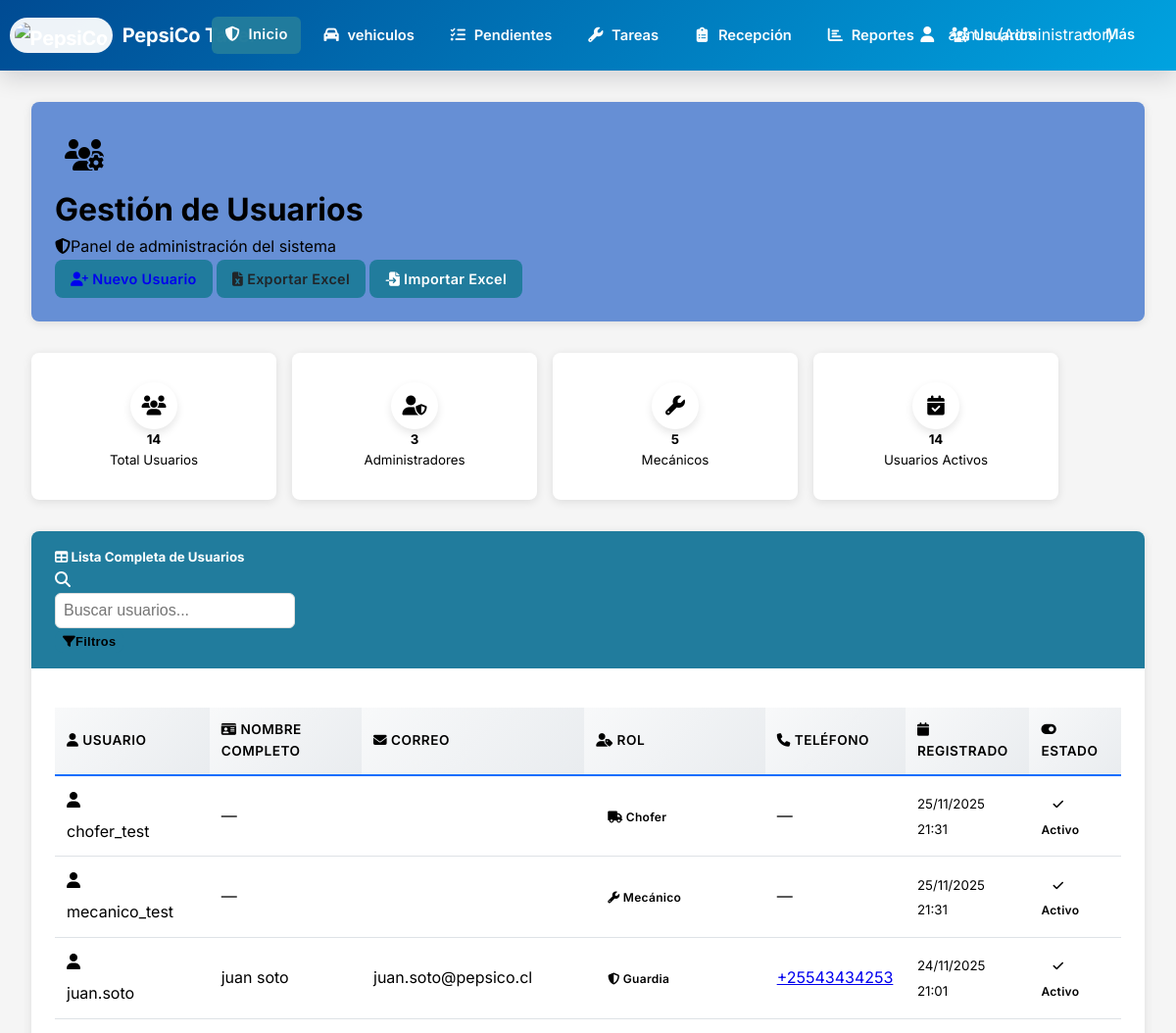
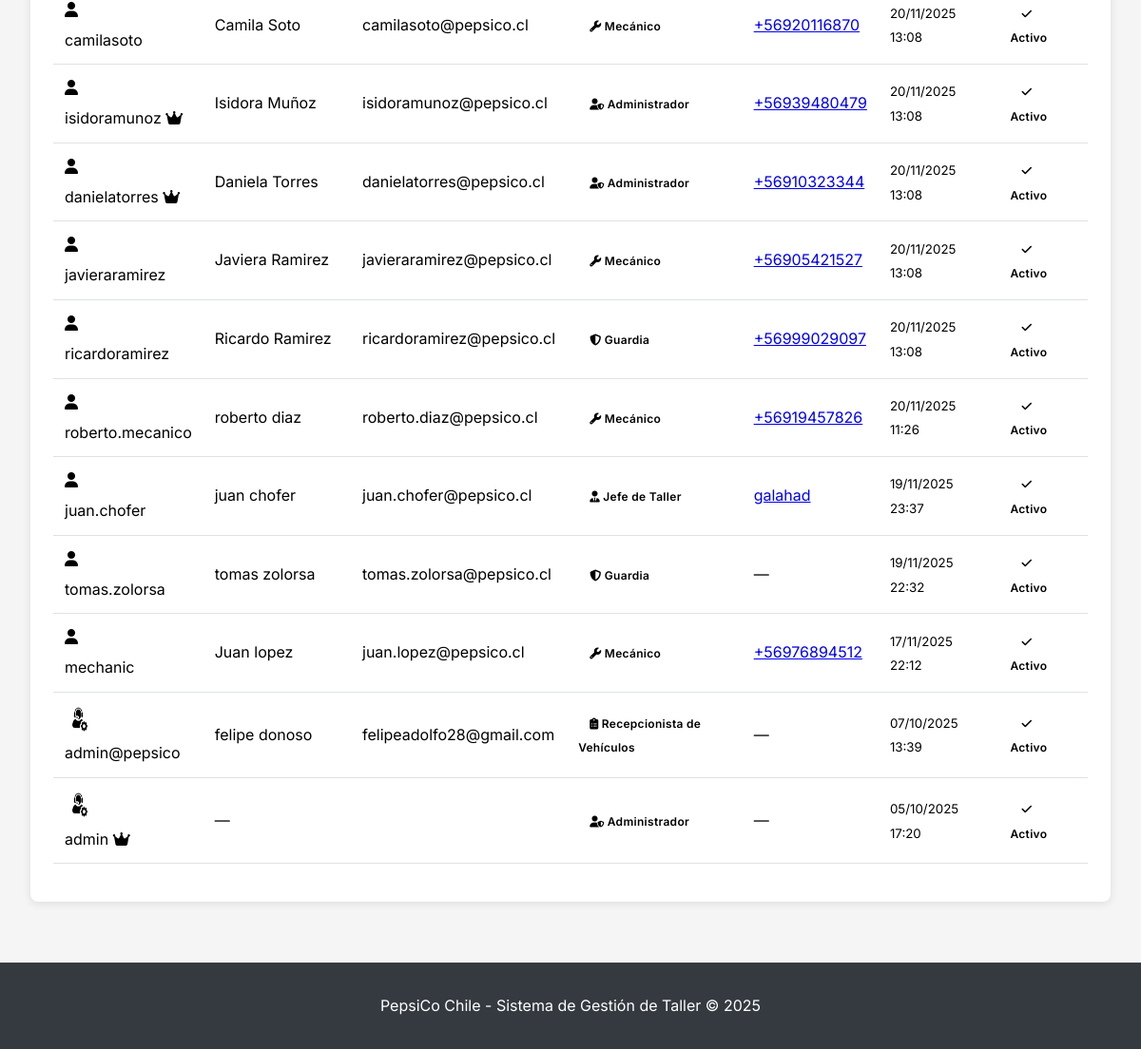
The app's page /usuarios/usuarios/ (signed in), older data (2 pictures, top to bottom).
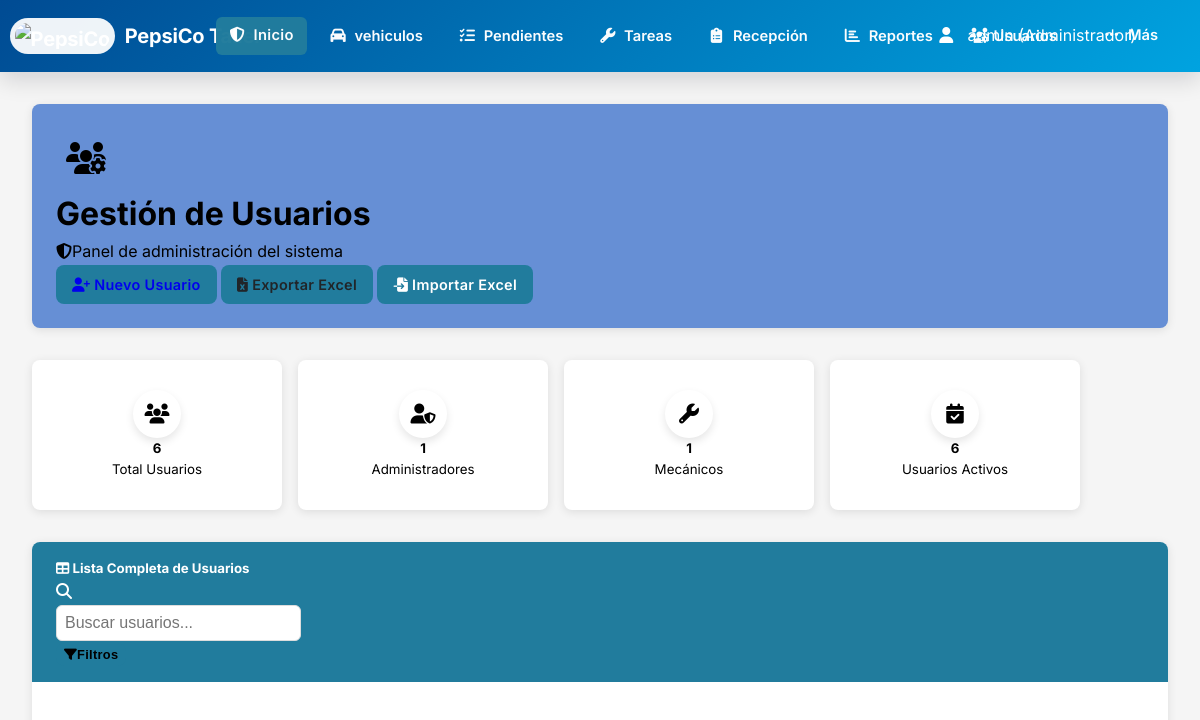
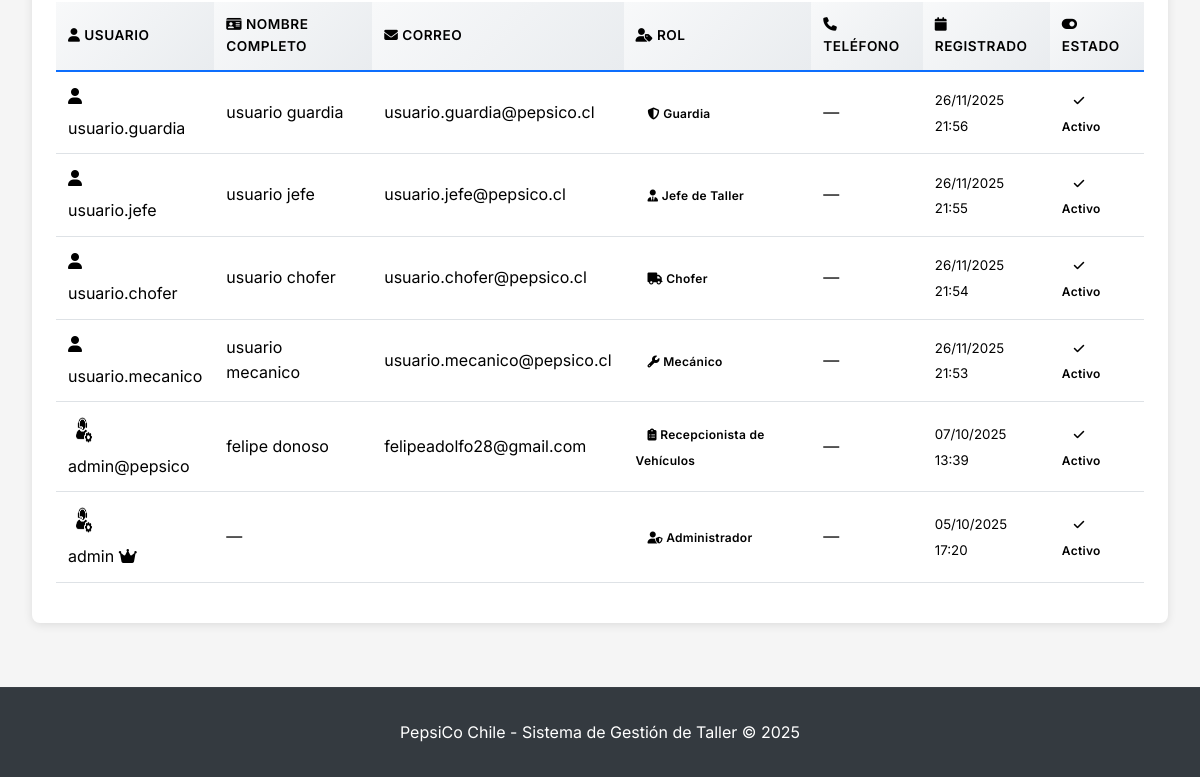
The same page, newer data (2 pictures, top to bottom).
### usuarios/models.py (models this page shows, shortened)
class Usuario(AbstractUser):
    ROLES = (
        ('admin', 'Administrador'),
        ('jefe_taller', 'Jefe de Taller'),
        ('mecanico', 'Mecánico'),
        ('chofer', 'Chofer'),
        ('vendedor', 'Vendedor/Preventista'),
        ('guardia', 'Guardia'),
        ('bodeguero', 'Bodeguero'),
        ('ehs', 'EHS'),
        ('recepcionista', 'Recepcionista de Vehículos'),
    )
    rol = models.CharField(max_length=30, choices=ROLES, default='mecanico')
    telefono = models.CharField(max_length=15, blank=True)
    fecha_creacion = models.DateTimeField(auto_now_add=True)
    foto_perfil = models.ImageField(upload_to='perfiles/', blank=True, null=True)

### usuarios/views.py (the view)
# urls.py: path('usuarios/', views.lista_usuarios, name='lista_usuarios'),
@login_required
def lista_usuarios(request):
    if not (request.user.is_superuser or request.user.rol == 'admin'):
        messages.error(request, 'No tienes permisos para acceder a esta sección.')
        return redirect('clinica_dashboard')
    usuarios = Usuario.objects.all().order_by('-date_joined')
    admin_count = Usuario.objects.filter(models.Q(rol='admin') | models.Q(is_superuser=True)).count()
    mecanicos_count = Usuario.objects.filter(rol='mecanico').count()
    active_count = Usuario.objects.filter(is_active=True).count()
    context = {
        'usuarios': usuarios,
        'admin_count': admin_count,
        'mecanicos_count': mecanicos_count,
        'active_count': active_count,
    }
    return render(request, 'usuarios/lista_usuarios.html', context)

### templates/usuarios/lista_usuarios.html (shortened to what the changed rows need)
{% extends 'base.html' %}
{% load static %}
{% block content %}
<div class="container-fluid py-4">
    <div class="row">
        <div class="col-12">
            <div class="card border-0 shadow-lg bg-gradient-primary text-white mb-4 overflow-hidden position-relative">
                <div class="card-body py-4 position-relative">
                    <div class="row align-items-center">
                        <div class="col-md-6">
                            <div class="d-flex align-items-center">
                                <div>
                                    <h1 class="mb-1 fw-bold">Gestión de Usuarios</h1>
                                </div>
                            </div>
                        </div>
                    </div>
                </div>
            </div>
            <div class="stats-grid mb-4" style="display:grid;grid-template-columns:repeat(4,250px);gap:1rem;justify-content:flex-start;align-items:stretch;">
                <div class="stats-item">
                    <div class="card border-0 shadow-sm" style="width:250px;height:150px;">
                        <div class="card-body p-3" style="display:flex;flex-direction:column;align-items:center;justify-content:center;height:100%;">
                            <div class="stats-icon-compact bg-primary bg-opacity-10 text-primary mb-2" style="width:48px;height:48px;display:flex;align-items:center;justify-content:center;border-radius:50%;"><i class="fas fa-users"></i></div>
                            <h5 class="fw-bold mb-0 text-primary">{{ usuarios|length }}</h5>
                            <small class="text-muted">Total Usuarios</small>
                        </div>
                    </div>
                </div>
                <div class="stats-item">
                    <div class="card border-0 shadow-sm" style="width:250px;height:150px;">
                        <div class="card-body p-3" style="display:flex;flex-direction:column;align-items:center;justify-content:center;height:100%;">
                            <div class="stats-icon-compact bg-success bg-opacity-10 text-success mb-2" style="width:48px;height:48px;display:flex;align-items:center;justify-content:center;border-radius:50%;"><i class="fas fa-user-shield"></i></div>
                            <h5 class="fw-bold mb-0 text-success">{{ admin_count }}</h5>
                            <small class="text-muted">Administradores</small>
                        </div>
                    </div>
                </div>
                <div class="stats-item">
                    <div class="card border-0 shadow-sm" style="width:250px;height:150px;">
                        <div class="card-body p-3" style="display:flex;flex-direction:column;align-items:center;justify-content:center;height:100%;">
                            <div class="stats-icon-compact bg-warning bg-opacity-10 text-warning mb-2" style="width:48px;height:48px;display:flex;align-items:center;justify-content:center;border-radius:50%;"><i class="fas fa-wrench"></i></div>
                            <h5 class="fw-bold mb-0 text-warning">{{ mecanicos_count }}</h5>
                            <small class="text-muted">Mecánicos</small>
                        </div>
                    </div>
                </div>
                <div class="stats-item">
                    <div class="card border-0 shadow-sm" style="width:250px;height:150px;">
                        <div class="card-body p-3" style="display:flex;flex-direction:column;align-items:center;justify-content:center;height:100%;">
                            <div class="stats-icon-compact bg-info bg-opacity-10 text-info mb-2" style="width:48px;height:48px;display:flex;align-items:center;justify-content:center;border-radius:50%;"><i class="fas fa-calendar-check"></i></div>
                            <h5 class="fw-bold mb-0 text-info">{{ active_count }}</h5>
                            <small class="text-muted">Usuarios Activos</small>
                        </div>
                    </div>
                </div>
            </div>
            <div class="card border-0 shadow-lg">
                <div class="card-body p-0">
                    <div class="table-responsive">
                        <table class="table table-hover mb-0" id="usersTable">
                            <thead class="table-light">
                                <tr>
                                    <th class="border-0 fw-bold">
                                        <i class="fas fa-user me-1"></i>
                                        Usuario
                                    </th>
                                    <th class="border-0 fw-bold">
                                        <i class="fas fa-id-card me-1"></i>
                                        Nombre Completo
                                    </th>
                                    <th class="border-0 fw-bold">
                                        <i class="fas fa-envelope me-1"></i>
                                        Correo
                                    </th>
                                    <th class="border-0 fw-bold">
                                        <i class="fas fa-user-tag me-1"></i>
                                        Rol
                                    </th>
                                    <th class="border-0 fw-bold">
                                        <i class="fas fa-phone me-1"></i>
                                        Teléfono
                                    </th>
                                    <th class="border-0 fw-bold">
                                        <i class="fas fa-calendar me-1"></i>
                                        Registrado
                                    </th>
                                    <th class="border-0 fw-bold text-center">
                                        <i class="fas fa-toggle-on me-1"></i>
                                        Estado
                                    </th>
                                </tr>
                            </thead>
                            <tbody>
                                {% for usuario in usuarios %}
                                <tr>
                                    <td class="align-middle">
                                        <div class="d-flex align-items-center">
                                            {% if usuario.foto_perfil %}
                                                <img src="{{ usuario.foto_perfil.url }}"
                                                     class="rounded-circle me-2"
                                                     width="32" height="32"
                                                     alt="Foto de {{ usuario.username }}">
                                            {% else %}
                                                <div class="bg-primary rounded-circle d-flex align-items-center justify-content-center me-2"
                                                     style="width: 32px; height: 32px;">
                                                    <i class="fas fa-user text-white fs-6"></i>
                                                </div>
                                            {% endif %}
                                            <div>
                                                <span class="fw-bold">{{ usuario.username }}</span>
                                                {% if usuario.is_superuser %}
                                                    <i class="fas fa-crown text-warning ms-1" title="Superusuario"></i>
                                                {% endif %}
                                            </div>
                                        </div>
                                    </td>
                                    <td class="align-middle">
                                        {{ usuario.get_full_name|default:"—" }}
                                    </td>
                                    <td class="align-middle">
                                        <span class="text-primary">{{ usuario.email }}</span>
                                    </td>
                                    <td class="align-middle">
                                        <span class="badge rounded-pill
                                        {% if usuario.rol == 'admin' %}bg-danger
                                        {% elif usuario.rol == 'jefe_taller' %}bg-warning text-dark
                                        {% elif usuario.rol == 'mecanico' %}bg-primary
                                        {% elif usuario.rol == 'bodeguero' %}bg-info text-dark
                                        {% elif usuario.rol == 'recepcionista' %}bg-success
                                        {% elif usuario.rol == 'chofer' %}bg-secondary
                                        {% elif usuario.rol == 'guardia' %}bg-dark
                                        {% elif usuario.rol == 'vendedor' %}bg-purple text-white
                                        {% elif usuario.rol == 'ehs' %}bg-orange text-white
                                        {% else %}bg-light text-dark{% endif %}">
                                            <i class="fas
                                            {% if usuario.rol == 'admin' %}fa-user-shield
                                            {% elif usuario.rol == 'jefe_taller' %}fa-user-tie
                                            {% elif usuario.rol == 'mecanico' %}fa-wrench
                                            {% elif usuario.rol == 'bodeguero' %}fa-boxes
                                            {% elif usuario.rol == 'recepcionista' %}fa-clipboard-list
                                            {% elif usuario.rol == 'chofer' %}fa-truck
                                            {% elif usuario.rol == 'guardia' %}fa-shield-alt
                                            {% elif usuario.rol == 'vendedor' %}fa-handshake
                                            {% elif usuario.rol == 'ehs' %}fa-hard-hat
                                            {% else %}fa-user{% endif %} me-1"></i>
                                            {{ usuario.get_rol_display }}
                                        </span>
                                    </td>
                                    <td class="align-middle">
                                        {% if usuario.telefono %}
                                            <a href="tel:{{ usuario.telefono }}" class="text-decoration-none">
                                                {{ usuario.telefono }}
                                            </a>
                                        {% else %}
                                            <span class="text-muted">—</span>
                                        {% endif %}
                                    </td>
                                    <td class="align-middle">
                                        <small class="text-muted">
                                            {{ usuario.date_joined|date:"d/m/Y H:i" }}
                                        </small>
                                    </td>
                                    <td class="align-middle text-center">
                                        {% if usuario.is_active %}
                                            <span class="badge bg-success rounded-pill">
                                                <i class="fas fa-check me-1"></i>Activo
                                            </span>
                                        {% else %}
                                            <span class="badge bg-danger rounded-pill">
                                                <i class="fas fa-times me-1"></i>Inactivo
                                            </span>
                                        {% endif %}
                                    </td>
                                </tr>
                                {% endfor %}
                            </tbody>
                        </table>
                    </div>
                </div>
            </div>
        </div>
    </div>
</div>
{% endblock %}

### templates/base.html (shortened to what the changed rows need)
<!DOCTYPE html>
<html lang="es">
<head>
    <link rel="stylesheet" href="https://cdnjs.cloudflare.com/ajax/libs/font-awesome/6.4.0/css/all.min.css"
 />
</head>
<body>
    <nav class="navbar">
        <div class="navbar-container">
            <div class="logo">
                <h1><img src="https://i.postimg.cc/jSTv1DJn/instruments-logo-43257843.png" alt="PepsiCo"
                        class="logo-img"> PepsiCo Taller</h1>
            </div>
            {% if user.is_authenticated %}
            <div class="user-info">
                <div class="dropdown align-right">
                    <a href="#" class="dropdown-toggle" style="color: white; text-decoration: none;">
                        <i class="fa-solid fa-user"></i>
                        {% if request.viewing_as_role %}
                        {{ request.original_user.get_full_name|default:request.original_user.username }} ({{
                        request.original_user.get_rol_display }})
                        {% else %}
                        {{ user.get_full_name|default:user.username }} ({{ user.get_rol_display }})
                        {% endif %}
                    </a>
                </div>
            </div>
            {% endif %}
        </div>
    </nav>
    <main class="main-container">
        {% block content %}
        {% endblock %}
    </main>
</body>
</html>

Row changes from the older to the newer data that the page shows:
removed Usuario: username "juan.soto", get_full_name "juan soto", email "juan.soto@pepsico.cl", rol "Guardia", telefono "+25543434253", date_joined "24/11/2025 21:01", is_active True (drawn)
removed Usuario: username "camilasoto", get_full_name "Camila Soto", email "camilasoto@pepsico.cl", rol "Mecánico", telefono "+56920116870", date_joined "20/11/2025 13:08", is_active True (drawn)
removed Usuario: username "isidoramunoz", is_superuser True (drawn), get_full_name "Isidora Muñoz", email "isidoramunoz@pepsico.cl", rol "Administrador", telefono "+56939480479", date_joined "20/11/2025 13:08", is_active True (drawn)
removed Usuario: username "danielatorres", is_superuser True (drawn), get_full_name "Daniela Torres", email "danielatorres@pepsico.cl", rol "Administrador", telefono "+56910323344", date_joined "20/11/2025 13:08", is_active True (drawn)
removed Usuario: username "javieraramirez", get_full_name "Javiera Ramirez", email "javieraramirez@pepsico.cl", rol "Mecánico", telefono "+56905421527", date_joined "20/11/2025 13:08", is_active True (drawn)
removed Usuario: username "ricardoramirez", get_full_name "Ricardo Ramirez", email "ricardoramirez@pepsico.cl", rol "Guardia", telefono "+56999029097", date_joined "20/11/2025 13:08", is_active True (drawn)
removed Usuario: username "roberto.mecanico", get_full_name "roberto diaz", email "roberto.diaz@pepsico.cl", rol "Mecánico", telefono "+56919457826", date_joined "20/11/2025 11:26", is_active True (drawn)
removed Usuario: username "juan.chofer", get_full_name "juan chofer", email "juan.chofer@pepsico.cl", rol "Jefe de Taller", telefono "galahad", date_joined "19/11/2025 23:37", is_active True (drawn)
removed Usuario: username "tomas.zolorsa", get_full_name "tomas zolorsa", email "tomas.zolorsa@pepsico.cl", rol "Guardia", date_joined "19/11/2025 22:32", is_active True (drawn)
removed Usuario: username "mechanic", get_full_name "Juan lopez", email "juan.lopez@pepsico.cl", rol "Mecánico", telefono "+56976894512", date_joined "17/11/2025 22:12", is_active True (drawn)
added Usuario: username "usuario.guardia", get_full_name "usuario guardia", email "usuario.guardia@pepsico.cl", rol "Guardia", date_joined "26/11/2025 21:56", is_active True (drawn)
added Usuario: username "usuario.jefe", get_full_name "usuario jefe", email "usuario.jefe@pepsico.cl", rol "Jefe de Taller", date_joined "26/11/2025 21:55", is_active True (drawn)
changed Usuario "Chofer": username "chofer_test" → "usuario.chofer"; get_full_name "—" → "usuario chofer"; email (not shown) → "usuario.chofer@pepsico.cl"; date_joined "25/11/2025 21:31" → "26/11/2025 21:54"
changed Usuario "Mecánico": username "mecanico_test" → "usuario.mecanico"; get_full_name "—" → "usuario mecanico"; email (not shown) → "usuario.mecanico@pepsico.cl"; date_joined "25/11/2025 21:31" → "26/11/2025 21:53"
Text that changed along with them:
{{ usuarios|length }}: "14" → "6"
{{ admin_count }}: "3" → "1"
{{ mecanicos_count }}: "5" → "1"
{{ active_count }}: "14" → "6"
